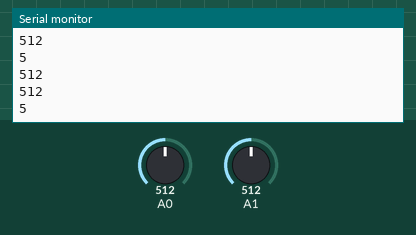
This sketch was run on a simulated Arduino Uno, built with avr-gcc and run on an emulated ATmega328P. Parts: the last lines printed to the serial monitor. The test bench sets the inputs (shaded band); at power-on: A0 = 512, A1 = 512.

Above: at 1.2 s.
1.3 s: A0 set to 716
At 1.64 s:
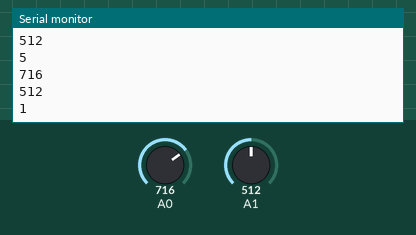
2.8 s: A1 set to 716
At 3.44 s:
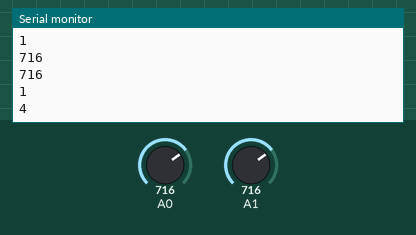
4.3 s: A0 set to 900
5.8 s: A1 set to 511
At 6.15 s:
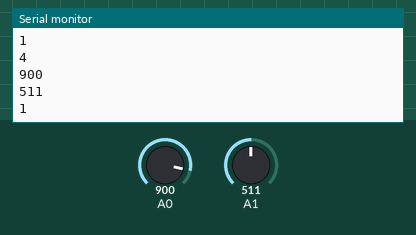
Timing chart, 0 to 8.3 s (numbered marks = the images above; inputs shaded):
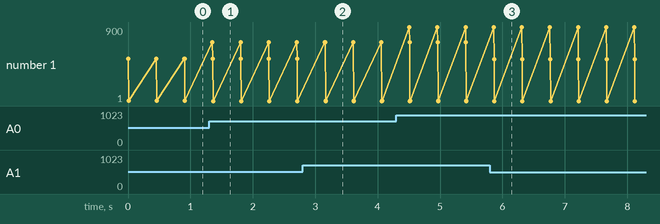

The sketch:

Tx_joystick.ino
```cpp
#include <RCSwitch.h>
RCSwitch mySwitch = RCSwitch();
int hozdead= 525;
int verdead= 518;
int pos = 0;
int oldpos=100;
int val = 0;
int val2 = 0;
void setup() {
    Serial.begin(9600);
    mySwitch.enableTransmit(10);
}
void loop() {
    //Read JoyStick
    val = analogRead(0);
    val2 = analogRead(1);
    Serial.println(val);
    Serial.println(val2);
    //UP 1
    if (val> verdead+30){pos=1; Serial.println(pos);}
    //DOWN 2
    if (val< verdead-30){pos=2; Serial.println(pos);}
    //RIGHT 3
    if (val2> hozdead+30){pos=4; Serial.println(pos);}
    //LEFT 4
    if (val2< hozdead-30){pos=3; Serial.println(pos);}
    //DEAD ZONE 5
    if (val>verdead-20 && val< verdead+20 && val2>hozdead-20 && val2< hozdead+20)
    {
         pos=5; Serial.println(pos);
    }
    mySwitch.send(pos, 23);
}
```

Measured:
- after the input at 1.3 s, the serial monitor: prints a new line after 0.05 s (image 1)
- after the input at 2.8 s, the serial monitor: prints a new line after 0.37 s (image 2)
- after the input at 5.8 s, the serial monitor: prints a new line after 0.06 s (image 3)
- plotted number 1: 5 → 1 after the input at 1.3 s, 1 → 4 after the input at 2.8 s
